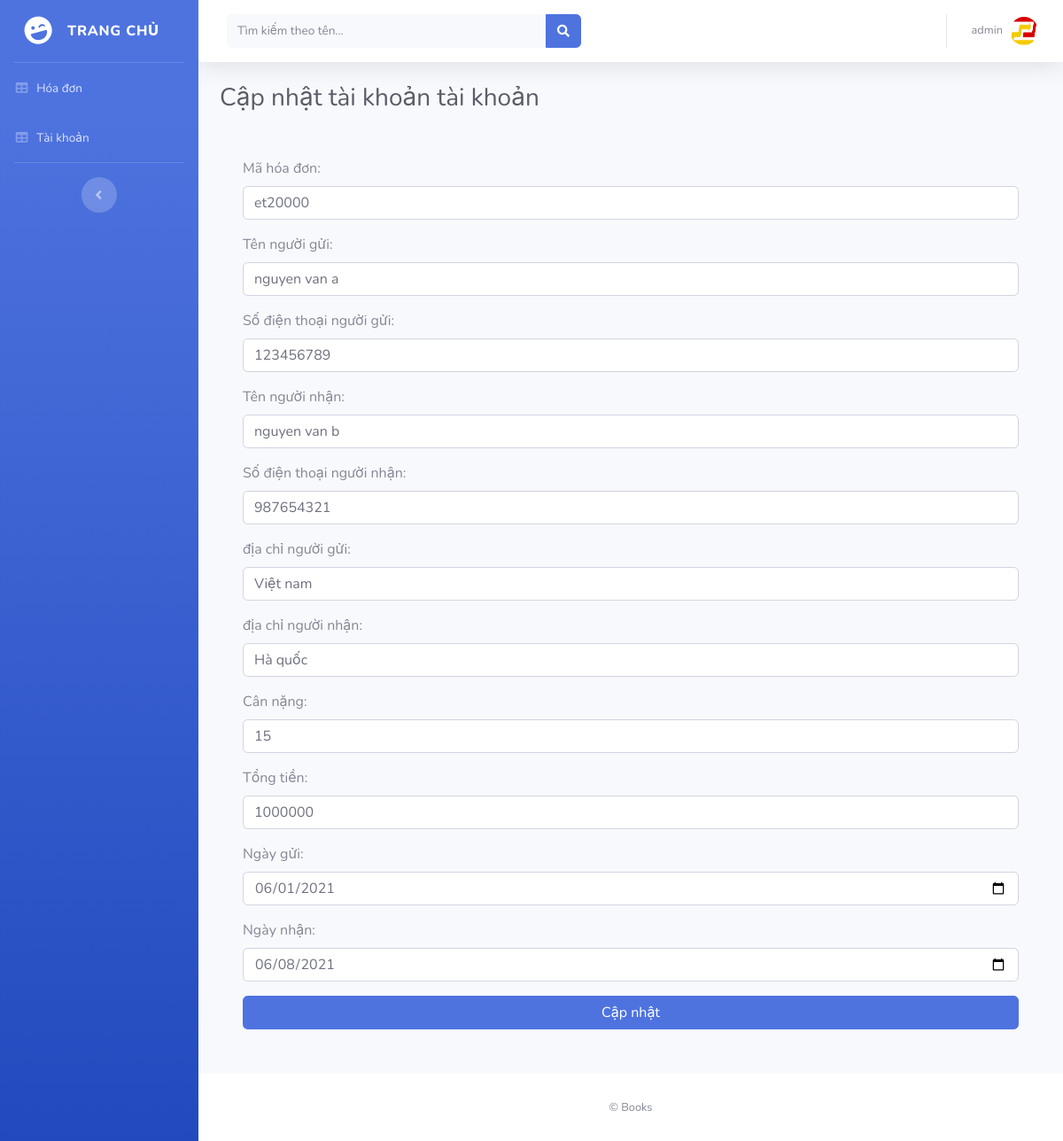
/user/updatebill.php?id=1 (signed in), run on the app's committed database.
### tables this page shows
CREATE TABLE `bill` (
  `customer_sendname` varchar(50) NOT NULL,
  `customer_sendtel` int(15) NOT NULL,
  `customer_receivername` varchar(50) NOT NULL,
  `customer_receivertel` int(15) NOT NULL,
  `customer_sendadr` varchar(200) NOT NULL,
  `customer_receiveradr` varchar(200) NOT NULL,
  `weight` float NOT NULL,
  `fee` float NOT NULL,
  `datesend` date NOT NULL,
  `datereceived` date NOT NULL,
  `id` int(50) NOT NULL,
  `bill_id` varchar(200) DEFAULT NULL,
  `idb` int(10) NOT NULL
);

### user/updatebill.php (the view, shortened to what this page needs)
<?php
if (isset($_SESSION['userid']) && isset($_SESSION['username'])) {
?>
<!DOCTYPE html>
<html lang="en">
<head>
  <link href="vendor/fontawesome-free/css/all.min.css" rel="stylesheet" type="text/css">
  <link href="css/sb-admin-2.min.css" rel="stylesheet">
</head>
<body id="page-top">
  <div id="wrapper">
    <?php include("include/menu.php"); ?>
    <div id="content-wrapper" class="d-flex flex-column">
      <div id="content">
        <nav class="navbar navbar-expand navbar-light bg-white topbar mb-4 static-top shadow">
          <form class="d-none d-sm-inline-block form-inline mr-auto ml-md-3 my-2 my-md-0 mw-100 navbar-search">
            <div class="input-group">
              <input type="text" class="form-control bg-light border-0 small" placeholder="Tìm kiếm theo tên..." name="var" aria-label="Search" aria-describedby="basic-addon2" value="<?php if(isset($_GET['var'])) {echo $_GET['var'];} ?>">
              <div class="input-group-append">
                <button class="btn btn-primary" type="submit">
                  <i class="fas fa-search fa-sm"></i>
                </button>
              </div>
            </div>
          </form>
          <ul class="navbar-nav ml-auto">
            <li class="nav-item dropdown no-arrow">
              <a class="nav-link dropdown-toggle" href="#" id="userDropdown" role="button" data-toggle="dropdown" aria-haspopup="true" aria-expanded="false">
                <span class="mr-2 d-none d-lg-inline text-gray-600 small"><?php echo $_SESSION['username']; ?></span>
                <img class="img-profile rounded-circle" src="logo/title.png">
              </a>
            </li>
          </ul>
        </nav>
        <div class="container-fluid">
          <h1 class="h3 mb-4 text-gray-800">Cập nhật tài khoản tài khoản</h1>
        </div>
        <?php
                   $id=$_GET['id'];
                   $con=mysqli_connect("localhost","root","","pam");
                   $sel="SELECT * FROM bill WHERE idb='$id'";
                   $rk=$con->query($sel);
                   while($row=$rk->fetch_assoc()){
                  ?>
                 <form class="rt" action="updatebillfetch.php" method="post" class="po" enctype='multipart/form-data' name="form2" style="margin:50px 50px;">
        <div class="form-group">
                    <p><input type="hidden" name="id" value="<?php echo $id; ?>"</p>
                        <label>Mã hóa đơn:</label>
                        <input class="form-control"  type="text" name="bill_id" id="bill_id" placeholder="Nhập mã hóa đơn" value="<?php echo $row['bill_id']; ?>">
                    </div>
                    <div class="form-group">
                        <label>Tên người gửi: </label>
                        <input class="form-control"  type="text" name="customer_sendname" id="customer_sendname" placeholder="Nhập mã hóa đơn" value="<?php echo $row['customer_sendname']; ?>">
                    </div>
                    <div class="form-group">
                        <label>Số điện thoại người gửi: </label>
                        <input class="form-control"  type="number" name="customer_sendtel" id="customer_sendtel" placeholder="Nhập số điện thoại người gửi" value="<?php echo $row['customer_sendtel']; ?>">
                    </div>
                    <div class="form-group">
                        <label>Tên người nhận: </label>
                        <input class="form-control"  type="text" name="customer_receivername" id="customer_receivername" placeholder="Nhập tên người nhận " value="<?php echo $row['customer_receivername']; ?>">
                    </div>
                    <div class="form-group">
                        <label>Số điện thoại người nhận: </label>
                        <input class="form-control"  type="number" name="customer_receivertel" id="customer_receivertel" placeholder="Nhập số điện thoại người nhận" value="<?php echo $row['customer_receivertel']; ?>">
                    </div>
                    <div class="form-group">
                        <label>địa chỉ người gửi: </label>
                        <input class="form-control"  type="text" name="customer_sendadr" id="customer_sendadr" placeholder="Nhập địa chỉ người gửi:" value="<?php echo $row['customer_sendadr']; ?>">
                    </div>
                    <div class="form-group">
                        <label>địa chỉ người nhận: </label>
                        <input class="form-control"  type="text" name="customer_receiveradr" id="customer_receiveradr" placeholder="Nhập địa chỉ người nhận" value="<?php echo $row['customer_receiveradr']; ?>">
                    </div>
                    <div class="form-group">
                        <label>Cân nặng: </label>
                        <input class="form-control"  type="number" name="weight" id="weight" placeholder="Nhập Cân nặng" value="<?php echo $row['weight']; ?>">
                    </div>
                    <div class="form-group">
                        <label>Tổng tiền: </label>
                        <input class="form-control"  type="number" name="fee" id="fee" placeholder="Nhập Tổng tiền" value="<?php echo $row['fee']; ?>">
                    </div>
                    <div class="form-group">
                        <label>Ngày gửi: </label>
                        <input class="form-control"  type="date" name="datesend" id="datesend" placeholder="Nhập Ngày gửi" value="<?php echo $row['datesend']; ?>">
                    </div>
                    <div class="form-group">
                        <label>Ngày nhận: </label>
                        <input class="form-control"  type="date" name="datereceived" id="datereceived" placeholder="Nhập Ngày nhận" value="<?php echo $row['datereceived']; ?>">
                    </div>
                    <input type="submit" class="btn btn-primary btn-user btn-block" name="update" value="Cập nhật">
       </form>
       <?php } ?>
      </div>
      <footer class="sticky-footer bg-white">
        <div class="container my-auto">
          <div class="copyright text-center my-auto">
            <span> &copy; Books </span>
          </div>
        </div>
      </footer>
    </div>
  </div>
</body>
</html>
<?php
}else{
     header("Location: index.php");
     exit();
}
 ?>

### data on the page
bill: bill_id "et20000", customer_sendname "nguyen van a", customer_sendtel "123456789", customer_receivername "nguyen van b", customer_receivertel "987654321", customer_sendadr "Việt nam", customer_receiveradr "Hà quốc", weight "15", fee "1000000", datesend "06/01/2021", datereceived "06/08/2021"

### other printed values
$_SESSION['username'] "admin"
